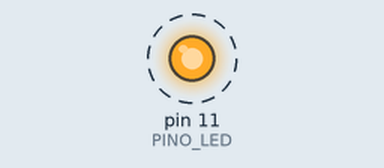
Recording of a sketch running on a simulated Arduino Uno, built with avr-gcc and run on an emulated ATmega328P. Parts: output pins drawn as LEDs (lit = HIGH). Dashed ring = blinking.

Above: at 0.2 s.
Timing chart, 0 to 3.0 s (numbered marks = the images above):
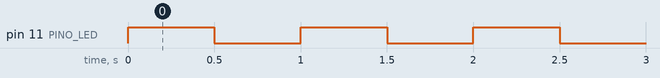

Measured:
- by itself, pin 11 (PINO_LED): alternates HIGH for 0.50 s and LOW for 0.50 s

The sketch:

02_led_piscando.ino
```cpp
// Vídeo 2/10 — Fazendo o LED piscar

const int PINO_LED = 11;

void setup() {
  pinMode(PINO_LED, OUTPUT);
}

void loop() {
  digitalWrite(PINO_LED, HIGH); // Acende
  delay(500);

  digitalWrite(PINO_LED, LOW);  // Apaga
  delay(500);
}
```
